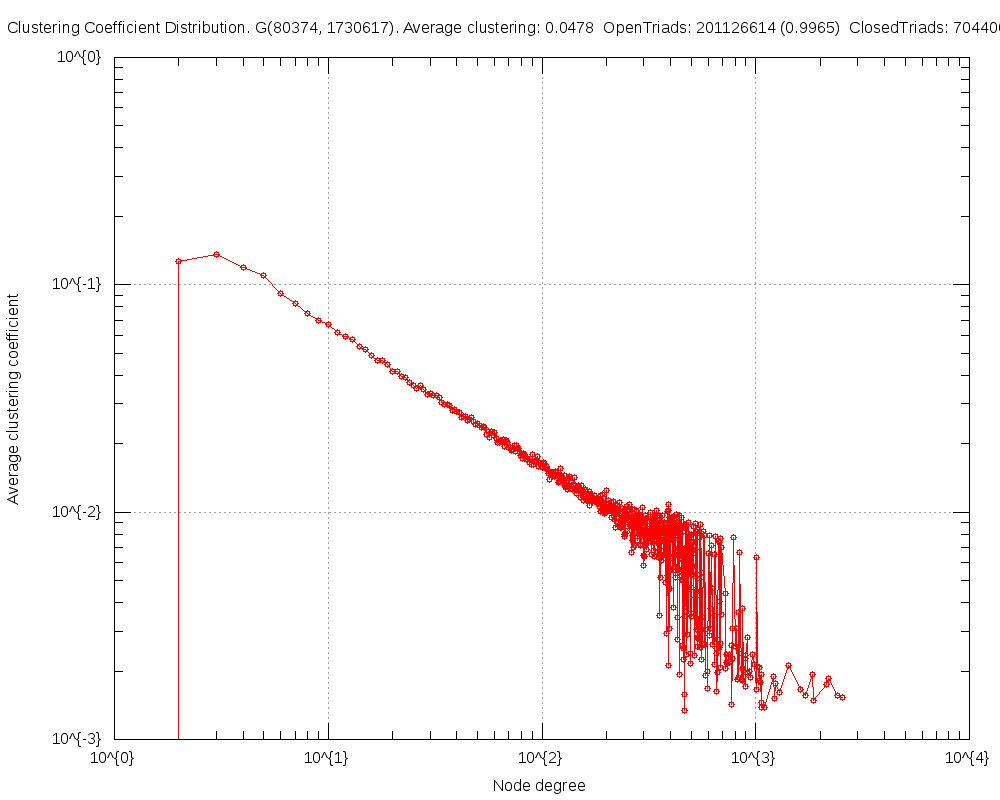

Generate this figure with gnuplot:
#
# Clustering Coefficient Distribution. G(80374, 1730617). Average clustering: 0.0478  OpenTriads: 201126614 (0.9965)  ClosedTriads: 704400 (0.0035) (Mon May  5 02:51:35 2014)
#

set title "Clustering Coefficient Distribution. G(80374, 1730617). Average clustering: 0.0478  OpenTriads: 201126614 (0.9965)  ClosedTriads: 704400 (0.0035)"
set key bottom right
set logscale xy 10
set format x "10^{%L}"
set mxtics 10
set format y "10^{%L}"
set mytics 10
set grid
set xlabel "Node degree"
set ylabel "Average clustering coefficient"
set tics scale 2
set terminal png size 1000,800
set output 'ccf.FRDG_TCL_5.png'
plot 	"ccf.FRDG_TCL_5.tab" using 1:2 title "" with linespoints pt 6
